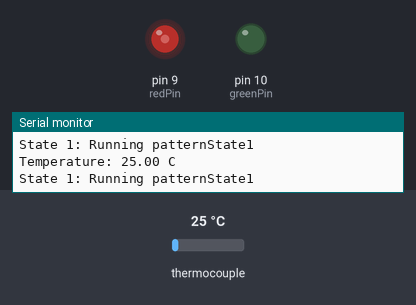
A sketch run on a simulated Arduino Uno, built with avr-gcc and run on an emulated ATmega328P. Parts: output pins drawn as LEDs (lit = HIGH), the last lines printed to the serial monitor. The inputs (shaded band) are chosen by the test bench; at power-on: thermocouple 25 °C. Pins used as bus, display or sensor lines are not drawn.

Above: at 1.3 s.
1.4 s: thermocouple set to 6 °C
At 3.6 s:
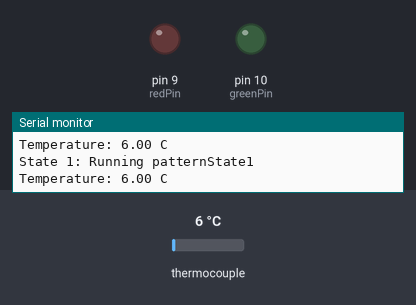
4.4 s: thermocouple set to 75 °C
7.4 s: thermocouple set to 150 °C
At 8.12 s:
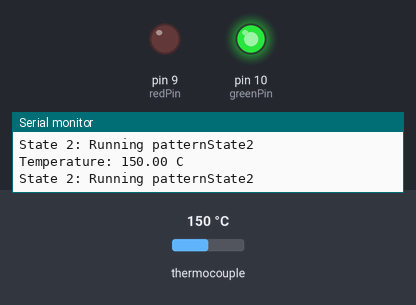
Timing chart, 0 to 16.4 s (numbered marks = the images above; inputs shaded):
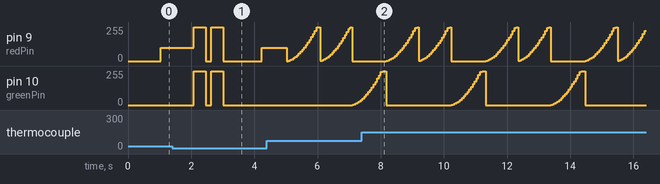

The sketch:

thermoControlV2_copy_20250217100121.ino
```cpp
#include <MAX6675.h>  // Define the pins for MAX6675 thermocouple

const int dataPin   = 7;
const int clockPin  = 6;
const int selectPin = 5;

MAX6675 thermoCouple(selectPin, dataPin, clockPin);

const int redPin = 9;
const int greenPin = 10;
const int bluePin = 11;

int state = 0;

unsigned long previousMillis = 0; // Used for non-blocking timing
unsigned long interval = 1000; // Interval for patternState1
int pattern1Step = 0;

int intensity = 0; // Variable for intensity in patternState2
unsigned long previousMillisPattern2 = 0; // Timing for patternState2

// Flag to track if the temperature has crossed 14°C
bool hasCrossed14 = false;

// Variables for Pattern State 2
unsigned long startMillis = 0;
int stateTwoCount = 0;
unsigned long stateTwoInterval = 0;
int stateTwoLight = 0; // Intensity variable
const float formulaFactor = 40.0;
const float exponent = 1.732;

void setup() {
  pinMode(redPin, OUTPUT);
  pinMode(greenPin, OUTPUT);
  pinMode(bluePin, OUTPUT);

  // Start Serial communication for debugging
  Serial.begin(9600);
  SPI.begin();
  thermoCouple.begin();
  thermoCouple.setSPIspeed(4000000);
}

void loop() {
  // Read the temperature from the MAX6675 thermocouple
  int status = thermoCouple.read();
  float temperature = thermoCouple.getTemperature();

  // Debugging: Print the temperature to the Serial Monitor
  Serial.print("Temperature: ");
  Serial.print(temperature);
  Serial.println(" C");

  // Check if the temperature crosses from below 14 to above 14
  if (temperature > 14 && !hasCrossed14) {
    state++; // Increment state
    if (state > 2) state = 0;  // Cycle back to state 0

    // Print the new state for debugging
    Serial.print("State changed to: ");
    Serial.println(state);

    // Set the flag to indicate that the temperature has crossed 14°C
    hasCrossed14 = true;

    // Wait for a short period to avoid triggering the state change too quickly
    delay(500);  // Adjust the delay as necessary
  }

  // Check if the temperature goes below 14°C again, so we can reset the flag
  if (temperature <= 14) {
    hasCrossed14 = false;
  }

  // Handle the states
  switch (state) {
    case 0:
      Serial.println("State 0: LED at low PWM (5)");
      analogWrite(redPin, 5);
      analogWrite(greenPin, 5);
      analogWrite(bluePin, 5);
      break;
    case 1:
      Serial.println("State 1: Running patternState1");
      patternState1();
      break;
    case 2:
      Serial.println("State 2: Running patternState2");
      patternState2();
      break;
  }
}

void patternState1() {
  unsigned long currentMillis = millis();

  if (currentMillis - previousMillis >= interval) {
    previousMillis = currentMillis;  // Save the last time we updated

    switch (pattern1Step) {
      case 0:
        // Step 1: Red at 100, Green at 0, Blue at 0 for 1000 ms
        analogWrite(redPin, 100);
        analogWrite(greenPin, 0);
        analogWrite(bluePin, 0);
        pattern1Step = 1;
        interval = 1000;  // Next step interval
        break;
      case 1:
        // Step 2: All LEDs at full brightness for 350 ms
        analogWrite(redPin, 255);
        analogWrite(greenPin, 255);
        analogWrite(bluePin, 255);
        pattern1Step = 2;
        interval = 350;  // Next step interval
        break;
      case 2:
        // Step 3: All LEDs off for 150 ms
        digitalWrite(redPin, 0);
        digitalWrite(greenPin, 0);
        digitalWrite(bluePin, 0);
        pattern1Step = 3;
        interval = 150;  // Next step interval
        break;
      case 3:
        // Step 2: All LEDs at full brightness for 350 ms
        analogWrite(redPin, 255);
        analogWrite(greenPin, 255);
        analogWrite(bluePin, 255);
        pattern1Step = 4;
        interval = 350;  // Next step interval
        break;
      case 4:
        // Step 3: All LEDs off for 150 ms
        digitalWrite(redPin, 0);
        digitalWrite(greenPin, 0);
        digitalWrite(bluePin, 0);
        pattern1Step = 5;
        interval = 150;  // Next step interval
        break;
      case 5:
        // Step 4: Blue at 100, Red and Green at 0 for 1000 ms
        analogWrite(redPin, 0);
        analogWrite(greenPin, 0);
        analogWrite(bluePin, 100);
        pattern1Step = 0;  // Reset to step 0 to repeat the pattern
        interval = 1000;   // Repeat after 1000 ms
        break;
    }
  }
}

void patternState2() {
  unsigned long currentMillis = millis();

  // Calculate intensity using the formula
  stateTwoLight = round(pow(((currentMillis - startMillis) / formulaFactor), exponent)); // Calculate intensity

  // Perform different LED patterns based on `stateTwoCount`
  if (stateTwoCount == 1) { // Step 1: Magenta
    analogWrite(redPin, stateTwoLight);
    analogWrite(greenPin, 0);
    analogWrite(bluePin, stateTwoLight);
    stateTwoInterval = 1000; // Set interval for this step
  }
  else if (stateTwoCount == 2) { // Step 2: Red
    analogWrite(redPin, stateTwoLight);
    analogWrite(greenPin, 0);
    analogWrite(bluePin, 0);
    stateTwoInterval = 1000; // Set interval for this step
  }
  else if (stateTwoCount == 3) { // Step 3: Cyan
    analogWrite(redPin, 0);
    analogWrite(greenPin, stateTwoLight);
    analogWrite(bluePin, stateTwoLight);
    stateTwoInterval = 1000; // Set interval for this step
  }
  else { // Reset and loop through steps
    stateTwoCount = 0;
    stateTwoInterval = 0; // Reset interval to zero
  }

  // Check if the interval for the step has passed
  if (currentMillis - startMillis > stateTwoInterval) {
    stateTwoCount++;  // Move to next step
    startMillis = millis(); // Reset the timer for next interval
  }
}
```

Measured:
- by itself, pin 10 (greenPin): ramps from 0/255 to 255/255 and jumps back, once every 3.1 s
